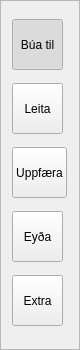
   <widget class="QFrame" name="frameSidebar">
    <property name="geometry">
     <rect>
      <x>0</x>
      <y>0</y>
      <width>80</width>
      <height>350</height>
     </rect>
    </property>
    <property name="maximumSize">
     <size>
      <width>16777215</width>
      <height>381</height>
     </size>
    </property>
    <property name="styleSheet">
     <string notr="true"/>
    </property>
    <property name="frameShape">
     <enum>QFrame::StyledPanel</enum>
    </property>
    <property name="frameShadow">
     <enum>QFrame::Raised</enum>
    </property>
    <property name="lineWidth">
     <number>0</number>
    </property>
    <layout class="QVBoxLayout" name="verticalLayout_10">
     <property name="spacing">
      <number>-1</number>
     </property>
     <property name="rightMargin">
      <number>12</number>
     </property>
     <item>
      <widget class="QToolButton" name="createItem">
       <property name="minimumSize">
        <size>
         <width>51</width>
         <height>51</height>
        </size>
       </property>
       <property name="focusPolicy">
        <enum>Qt::TabFocus</enum>
       </property>
       <property name="autoFillBackground">
        <bool>false</bool>
       </property>
       <property name="styleSheet">
        <string notr="true"/>
       </property>
       <property name="text">
        <string>Búa til</string>
       </property>
       <property name="icon">
        <iconset resource="../Resources/icons.qrc">
         <normaloff>:/icons/png/plus.png</normaloff>:/icons/png/plus.png</iconset>
       </property>
       <property name="iconSize">
        <size>
         <width>32</width>
         <height>32</height>
        </size>
       </property>
       <property name="checkable">
        <bool>true</bool>
       </property>
       <property name="checked">
        <bool>true</bool>
       </property>
       <property name="autoExclusive">
        <bool>true</bool>
       </property>
       <property name="toolButtonStyle">
        <enum>Qt::ToolButtonTextUnderIcon</enum>
       </property>
       <property name="autoRaise">
        <bool>false</bool>
       </property>
       <property name="arrowType">
        <enum>Qt::NoArrow</enum>
       </property>
      </widget>
     </item>
     <item>
      <widget class="QToolButton" name="readItem">
       <property name="enabled">
        <bool>true</bool>
       </property>
       <property name="minimumSize">
        <size>
         <width>51</width>
         <height>51</height>
        </size>
       </property>
       <property name="styleSheet">
        <string notr="true"/>
       </property>
       <property name="text">
        <string>Leita</string>
       </property>
       <property name="icon">
        <iconset resource="../Resources/icons.qrc">
         <normaloff>:/icons/png/search.png</normaloff>:/icons/png/search.png</iconset>
       </property>
       <property name="iconSize">
        <size>
         <width>32</width>
         <height>32</height>
        </size>
       </property>
       <property name="checkable">
        <bool>true</bool>
       </property>
       <property name="checked">
        <bool>false</bool>
       </property>
       <property name="autoExclusive">
        <bool>true</bool>
       </property>
       <property name="popupMode">
        <enum>QToolButton::DelayedPopup</enum>
       </property>
       <property name="toolButtonStyle">
        <enum>Qt::ToolButtonTextUnderIcon</enum>
       </property>
       <property name="autoRaise">
        <bool>false</bool>
       </property>
      </widget>
     </item>
     <item>
      <widget class="QToolButton" name="updateItem">
       <property name="minimumSize">
        <size>
         <width>51</width>
         <height>51</height>
        </size>
       </property>
       <property name="styleSheet">
        <string notr="true"/>
       </property>
       <property name="text">
        <string>Uppfæra</string>
       </property>
       <property name="icon">
        <iconset resource="../Resources/icons.qrc">
         <normaloff>:/icons/png/repeat.png</normaloff>:/icons/png/repeat.png</iconset>
       </property>
       <property name="iconSize">
        <size>
         <width>32</width>
         <height>32</height>
        </size>
       </property>
       <property name="checkable">
        <bool>true</bool>
       </property>
       <property name="autoExclusive">
        <bool>true</bool>
       </property>
       <property name="toolButtonStyle">
        <enum>Qt::ToolButtonTextUnderIcon</enum>
       </property>
      </widget>
     </item>
     <item>
      <widget class="QToolButton" name="deleteItem">
       <property name="minimumSize">
        <size>
         <width>51</width>
         <height>51</height>
        </size>
       </property>
       <property name="styleSheet">
        <string notr="true"/>
       </property>
       <property name="text">
        <string>Eyða</string>
       </property>
       <property name="icon">
        <iconset resource="../Resources/icons.qrc">
         <normaloff>:/icons/png/cross.png</normaloff>:/icons/png/cross.png</iconset>
       </property>
       <property name="iconSize">
        <size>
         <width>32</width>
         <height>32</height>
        </size>
       </property>
       <property name="checkable">
        <bool>true</bool>
       </property>
       <property name="autoExclusive">
        <bool>true</bool>
       </property>
       <property name="toolButtonStyle">
        <enum>Qt::ToolButtonTextUnderIcon</enum>
       </property>
      </widget>
     </item>
     <item>
      <widget class="QToolButton" name="extra">
       <property name="minimumSize">
        <size>
         <width>51</width>
         <height>51</height>
        </size>
       </property>
       <property name="styleSheet">
        <string notr="true"/>
       </property>
       <property name="text">
        <string>Extra</string>
       </property>
       <property name="icon">
        <iconset resource="../Resources/icons.qrc">
         <normaloff>:/icons/png/folder.png</normaloff>:/icons/png/folder.png</iconset>
       </property>
       <property name="iconSize">
        <size>
         <width>32</width>
         <height>32</height>
        </size>
       </property>
       <property name="checkable">
        <bool>true</bool>
       </property>
       <property name="autoExclusive">
        <bool>true</bool>
       </property>
       <property name="toolButtonStyle">
        <enum>Qt::ToolButtonTextUnderIcon</enum>
       </property>
      </widget>
     </item>
    </layout>
   </widget>
